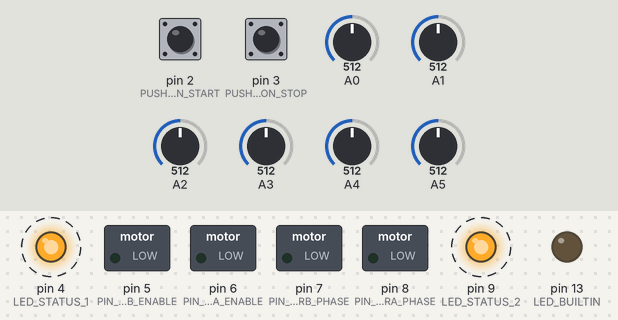
Bench run of a sketch on a simulated Arduino Uno, built with avr-gcc and run on an emulated ATmega328P. On the bench: switched loads named in the sketch (green lamp = pin HIGH), output pins drawn as LEDs (lit = HIGH). Dashed ring = blinking. Inputs (shaded band) come from the test bench; at power-on: pin 2 (PUSH_BUTTON_START) LOW, pin 3 (PUSH_BUTTON_STOP) LOW, A0 = 512, A3 = 512, A5 = 512, A1 = 512, A2 = 512, A4 = 512.

Above: at 10.75 s.
10.8 s: pin 2 (PUSH_BUTTON_START) pulled HIGH for 0.15 s
At 12.0 s:
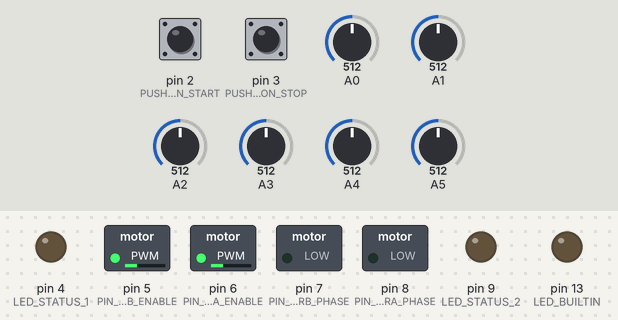
12.4 s: pin 3 (PUSH_BUTTON_STOP) pulled HIGH for 0.15 s
At 12.65 s:
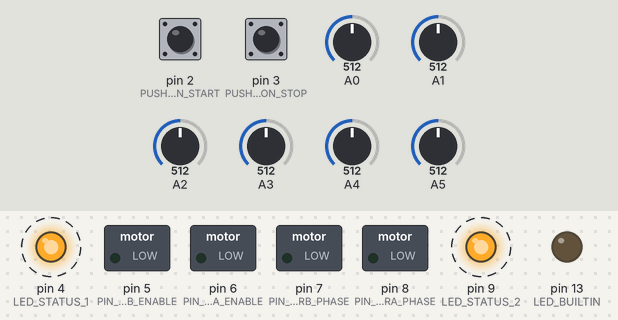
15.4 s: pin 2 (PUSH_BUTTON_START) pulled HIGH for 1 s
At 15.7 s:
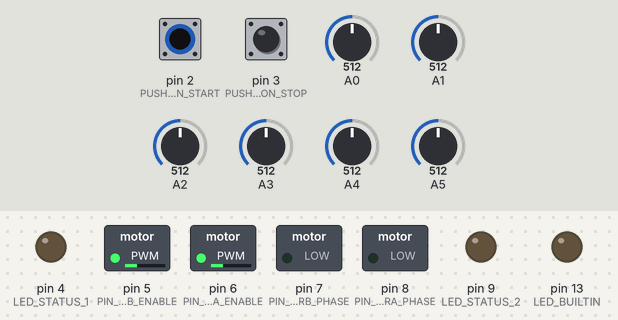
17.9 s: A0 set to 390
At 18.9 s:
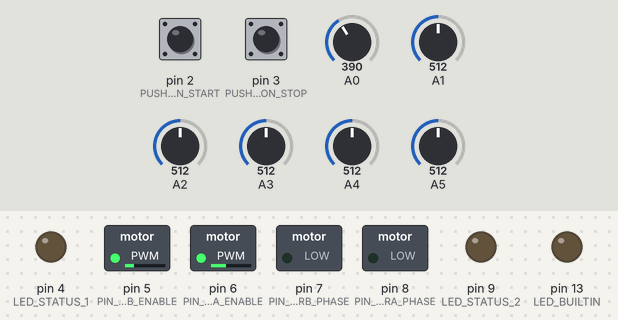
19.4 s: A3 set to 390
At 20.1 s:
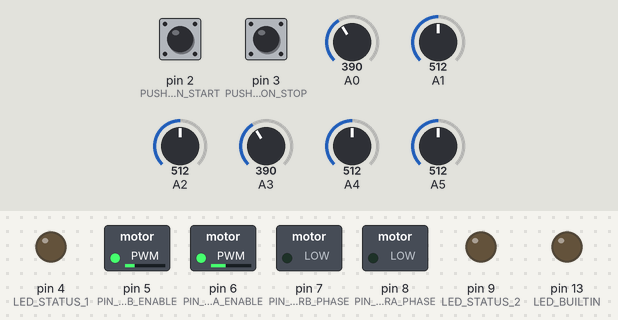
20.9 s: A5 set to 306
At 21.2 s:
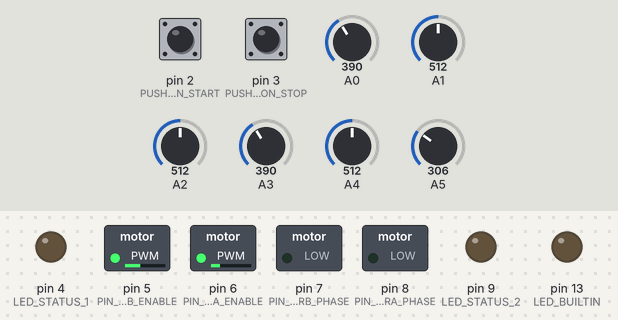
Timing chart, 0 to 23.4 s (numbered marks = the images above; inputs shaded):
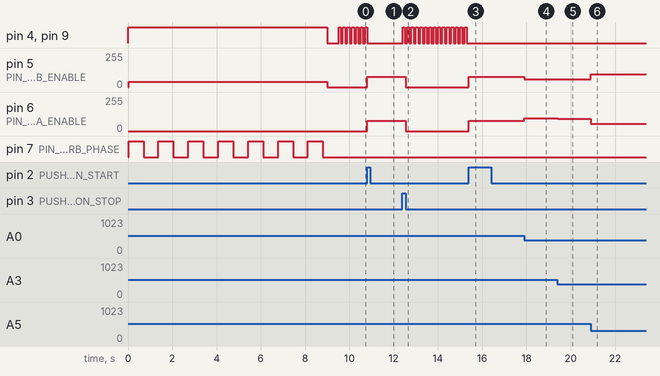

The sketch:

test-lf.ino
```cpp
// (licence header left out)
#include <QTRSensors.h>

#define PIN_MOTORA_ENABLE 6
#define PIN_MOTORA_PHASE 8
#define PIN_MOTORB_ENABLE 5
#define PIN_MOTORB_PHASE 7

#define LED_STATUS_1  4
#define LED_STATUS_2  9

#define PUSH_BUTTON_START 2   // interrupt 0
#define PUSH_BUTTON_STOP  3   // interrupt 1

#define NUM_SENSORS             6  // number of sensors used
#define NUM_SAMPLES_PER_SENSOR  4  // average 4 analog samples per sensor reading
#define EMITTER_PIN             0  // emitter is controlled by digital pin 2

#define Kp              0.3  // experiment to determine this, start by something small that just makes your bot follow the line at a slow speed
#define Kd              10   // experiment to determine this, slowly increase the speeds and adjust this value. ( Note: Kp < Kd)
int lastError = 0;           // errore ricalcolato dopo ogni loop.

#define rightMaxSpeed  160  // max speed of the robot -- max 400
#define leftMaxSpeed   160  // max speed of the robot -- max 400

#define rightBaseSpeed 120  // this is the speed at which the motors should spin when the robot is perfectly on the line -- normal 200
#define leftBaseSpeed  120  // this is the speed at which the motors should spin when the robot is perfectly on the line -- normal 200

volatile int runningState = HIGH;  // ad 1 led lampeggiano in attesa dello start.

QTRSensorsAnalog qtra((unsigned char[]) {0, 1, 2, 3, 4, 5}, NUM_SENSORS, NUM_SAMPLES_PER_SENSOR, EMITTER_PIN);
unsigned int sensorValues[NUM_SENSORS];

int motor_left[] = {PIN_MOTORB_PHASE, PIN_MOTORB_ENABLE};
int motor_right[] = {PIN_MOTORA_PHASE, PIN_MOTORA_ENABLE};

// ritardo tra un comando ed un altro inviati al driver:
int _delay = 2000;

unsigned long previousMillis = 0;
int ledState = LOW;
const long interval = 100;

// velocita' al massimo 400:
int _default_speed = 100;  // was 150

void setup() {
  // Setup sensori di linea:
//  pinMode(A0, INPUT);
//  pinMode(A1, INPUT);
//  pinMode(A2, INPUT);
//  pinMode(A3, INPUT);
//  pinMode(A4, INPUT);
//  pinMode(A5, INPUT);

  // Setup led:
  pinMode(LED_BUILTIN, OUTPUT);
  pinMode(LED_STATUS_1, OUTPUT);
  pinMode(LED_STATUS_2, OUTPUT);

  // Setup pulsanti:
  pinMode(PUSH_BUTTON_START, INPUT);
  pinMode(PUSH_BUTTON_STOP, INPUT);
  attachInterrupt(0, manageRunningStateStart, CHANGE);
  attachInterrupt(1, manageRunningStateStop, CHANGE);

  // Setup motors

  // Initialize the pin states used by the motor driver shield
  // digitalWrite is called before and after setting pinMode.
  // It called before pinMode to handle the case where the board
  // is using an ATmega AVR to avoid ever driving the pin high,
  // even for a short time.
  // It is called after pinMode to handle the case where the board
  // is based on the Atmel SAM3X8E ARM Cortex-M3 CPU, like the Arduino
  // Due. This is necessary because when pinMode is called for the Due
  // it sets the output to high (or 3.3V) regardless of previous
  // digitalWrite calls.

  digitalWrite(PIN_MOTORA_ENABLE, LOW);
  pinMode(PIN_MOTORA_ENABLE, OUTPUT);
  digitalWrite(PIN_MOTORA_ENABLE, LOW);
  digitalWrite(PIN_MOTORA_PHASE, LOW);
  pinMode(PIN_MOTORA_PHASE, OUTPUT);
  digitalWrite(PIN_MOTORA_PHASE, LOW);

  digitalWrite(PIN_MOTORB_ENABLE, LOW);
  pinMode(PIN_MOTORB_ENABLE, OUTPUT);
  digitalWrite(PIN_MOTORB_ENABLE, LOW);
  digitalWrite(PIN_MOTORB_PHASE, LOW);
  pinMode(PIN_MOTORB_PHASE, OUTPUT);
  digitalWrite(PIN_MOTORB_PHASE, LOW);

  // Init Serial
  Serial.begin(9600);
  while (!Serial);

  calibrateSersors();

  delay(500);
}

void loop() {

  if(runningState == LOW) {
    unsigned int sensors[NUM_SENSORS];
    int position = qtra.readLine(sensors);
    /**
     * La lettura dell'array led viene eseguita facendo la seguente operazione:
     *    0*value0 + 1000*value1 + 2000*value2 + 3000*value3 + 4000*value4 + 5000*value5
     *  ---------------------------------------------------------------------------------
     *                value0 + value1 + value2 + value3 + value4 + value5
     */

    int error = position - 2500;
    int motorSpeed = Kp * error + Kd * (error - lastError);
    lastError = error;

    int rightMotorSpeed = rightBaseSpeed + motorSpeed;
    int leftMotorSpeed  = leftBaseSpeed  - motorSpeed;

    if (rightMotorSpeed > rightMaxSpeed ) rightMotorSpeed = rightMaxSpeed; // prevent the motor from going beyond max speed
    if (leftMotorSpeed > leftMaxSpeed )   leftMotorSpeed = leftMaxSpeed; // prevent the motor from going beyond max speed

    if (rightMotorSpeed < 0)              rightMotorSpeed = 0; // keep the motor speed positive
    if (leftMotorSpeed < 0)               leftMotorSpeed = 0; // keep the motor speed positive

    setSpeeds(leftMotorSpeed, rightMotorSpeed);
  }

  if (runningState == HIGH) {
    blinkLeds();
  }
}

void calibrateSersors() {
  // durante la fase di calibrazione i led di stato saranno entrambi accesi fissi:

  digitalWrite(LED_STATUS_1, HIGH);
  digitalWrite(LED_STATUS_2, HIGH);

  boolean turnLeft = true;
  for (int i = 0; i < 200; i++) {  // make the calibration take about 10 seconds
    qtra.calibrate();       // reads all sensors 10 times at 2500 us per read (i.e. ~25 ms per call)

    if (i % 15 == 0) {
      if (turnLeft) {
        setSpeeds(-60, 0);
      } else {
        setSpeeds(60, 0);
      }
      turnLeft = !turnLeft;
    }
    delay(20);
  }
  motor_stop();

  digitalWrite(LED_STATUS_1, LOW);
  digitalWrite(LED_STATUS_2, LOW);
}

void blinkLeds() {
  unsigned long currentMillis = millis();
  if (currentMillis - previousMillis >= interval) {
    previousMillis = currentMillis;
    if (ledState == LOW) {
      ledState = HIGH;
    } else {
      ledState = LOW;
    }
    digitalWrite(LED_STATUS_1, ledState);
    digitalWrite(LED_STATUS_2, ledState);
  }
}

void manageRunningStateStart() {
  ledState = LOW;
  digitalWrite(LED_STATUS_1, ledState);
  digitalWrite(LED_STATUS_2, ledState);
  runningState = LOW;
}

void manageRunningStateStop() {
  motor_stop();
  runningState = HIGH;
}

void motor_stop(){
  setSpeeds(0, 0);
  delay(5);
}

void setSpeeds(int leftSpeed, int rightSpeed) {
  setLeftSpeed(leftSpeed);
  setRightSpeed(rightSpeed);
}

void setLeftSpeed(int speed) {
  boolean reverse = 0;
  if (speed < 0) {
    speed = -speed; // make speed a positive quantity
    reverse = 1;    // preserve the direction
  }
  if (speed > 400)  // max
    speed = 400;

  analogWrite(motor_left[1], speed * 51 / 80); // default to using analogWrite, mapping 400 to 255

  if (reverse)
    digitalWrite(motor_left[0], HIGH);
  else
    digitalWrite(motor_left[0], LOW);
}

void setRightSpeed(int speed) {
  boolean reverse = 0;
  if (speed < 0) {
    speed = -speed; // make speed a positive quantity
    reverse = 1;    // preserve the direction
  }
  if (speed > 400)  // max
    speed = 400;

  analogWrite(motor_right[1], speed * 51 / 80); // default to using analogWrite, mapping 400 to 255

  if (reverse)
    digitalWrite(motor_right[0], HIGH);
  else
    digitalWrite(motor_right[0], LOW);
}
```

Measured:
- after the input at 10.8 s, pin 4 (LED_STATUS_1), pin 9 (LED_STATUS_2): goes on until 10.8 s, then stays LOW; pin 5 (PIN_MOTORB_ENABLE), pin 6 (PIN_MOTORA_ENABLE): 0/255 → 76/255 at once
- after the input at 12.4 s, pin 4 (LED_STATUS_1), pin 9 (LED_STATUS_2): alternates HIGH for 0.10 s and LOW for 0.10 s, starting at once; pin 5 (PIN_MOTORB_ENABLE), pin 6 (PIN_MOTORA_ENABLE): 76/255 → 0/255 after 0.15 s
- after the input at 15.4 s, pin 4 (LED_STATUS_1), pin 9 (LED_STATUS_2): stops changing and stays LOW; pin 5 (PIN_MOTORB_ENABLE), pin 6 (PIN_MOTORA_ENABLE): 0/255 → 76/255 at once
- after the input at 17.9 s, pin 5 (PIN_MOTORB_ENABLE): 76/255 → 57/255 at once; pin 6 (PIN_MOTORA_ENABLE): 76/255 → 95/255 at once
- after the input at 19.4 s, pin 5 (PIN_MOTORB_ENABLE): 57/255 → 60/255 at once; pin 6 (PIN_MOTORA_ENABLE): 95/255 → 92/255 at once
- after the input at 20.9 s, pin 5 (PIN_MOTORB_ENABLE): 60/255 → 96/255 at once; pin 6 (PIN_MOTORA_ENABLE): 92/255 → 56/255 at once
- by itself, pin 4 (LED_STATUS_1), pin 9 (LED_STATUS_2): repeats every 0.20 s: HIGH 0.10 s, LOW 0.10 s
